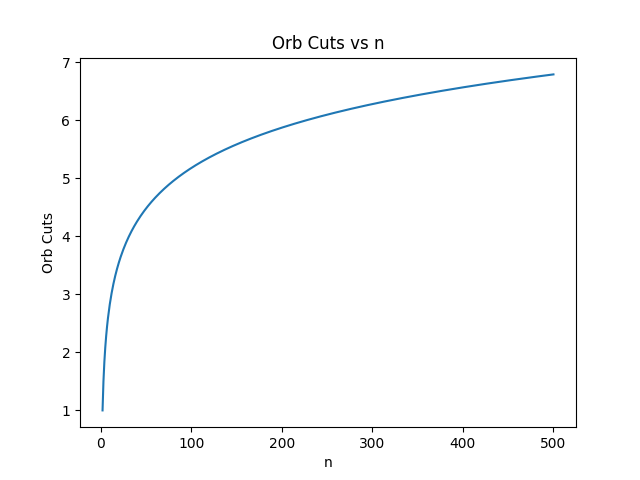

The Python source for this figure:
'''
Question - Shattering Orbs

7 orbs are labeled 1−7 and are linked linearly in a vertical stack from the ceiling with orb 1 being a part of the ceiling and orb 7 being closest to the floor. 
Each orb is attached to adjacent orbs by a chain link. At each time step, one of the remaining links is going to be uniformly at random selected and cut. 
As a result, all the orbs below that link will fall and shatter. 
What is the expected number of cuts needed until orb 1 is the only remaining orb?
'''

import pandas as pd
import numpy as np
import matplotlib.pyplot as plt

def orb_checker(n, array_data, x):
    if n == 2:
        array_data.append(1)
        x.append(n)
        return array_data, x
    if n > 2:
        array_data, x = orb_checker(n-1, array_data, x)
        orb_cuts = 1 + (1 / (n - 1)) * (sum(array_data))
        array_data.append(orb_cuts)
        x.append(n)
        return array_data, x

array_data = []
x = []
orb_checker(500, array_data, x)

# Plotting the data
plt.plot(x, array_data)
plt.xlabel("n")
plt.ylabel("Orb Cuts")
plt.title("Orb Cuts vs n")
plt.show()
